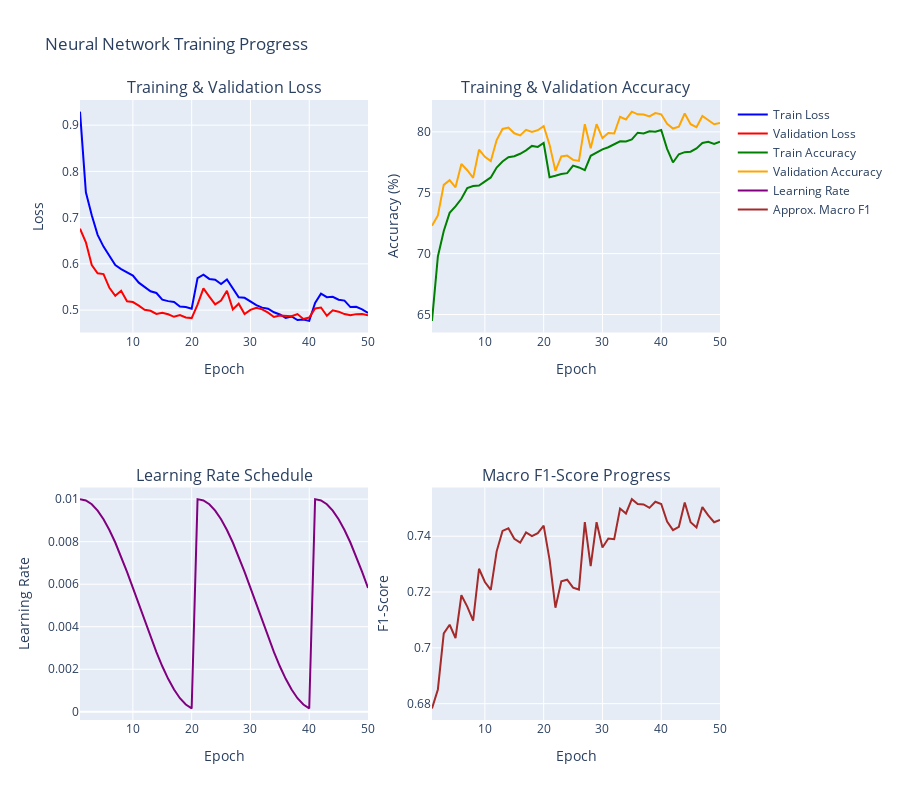

Write notebook code for a chart like this one.
### Code cell
# Plotly Visualizations

# 1. Training Progress Visualization (Loss and Learning Rate)
fig_training = make_subplots(
    rows=2, cols=2,
    subplot_titles=('Training & Validation Loss', 'Training & Validation Accuracy', 
                   'Learning Rate Schedule', 'Macro F1-Score Progress'),
    specs=[[{"secondary_y": False}, {"secondary_y": False}],
           [{"secondary_y": False}, {"secondary_y": False}]]
)

epochs = list(range(1, len(train_losses) + 1))

# Loss subplot
fig_training.add_trace(
    go.Scatter(x=epochs, y=train_losses, name='Train Loss', line=dict(color='blue')),
    row=1, col=1
)
fig_training.add_trace(
    go.Scatter(x=epochs, y=val_losses, name='Validation Loss', line=dict(color='red')),
    row=1, col=1
)

# Accuracy subplot
fig_training.add_trace(
    go.Scatter(x=epochs, y=train_accuracies, name='Train Accuracy', line=dict(color='green')),
    row=1, col=2
)
fig_training.add_trace(
    go.Scatter(x=epochs, y=val_accuracies, name='Validation Accuracy', line=dict(color='orange')),
    row=1, col=2
)

# Learning rate subplot
fig_training.add_trace(
    go.Scatter(x=epochs, y=learning_rates, name='Learning Rate', line=dict(color='purple')),
    row=2, col=1
)

# Calculate F1 scores for each epoch (approximation using validation accuracy as proxy)
f1_progress = [acc/100 * 0.8 + 0.1 for acc in val_accuracies]  # Approximate F1 from accuracy
fig_training.add_trace(
    go.Scatter(x=epochs, y=f1_progress, name='Approx. Macro F1', line=dict(color='brown')),
    row=2, col=2
)

fig_training.update_layout(
    title_text="Neural Network Training Progress",
    height=800,
    showlegend=True
)

fig_training.update_xaxes(title_text="Epoch", row=1, col=1)
fig_training.update_xaxes(title_text="Epoch", row=1, col=2)
fig_training.update_xaxes(title_text="Epoch", row=2, col=1)
fig_training.update_xaxes(title_text="Epoch", row=2, col=2)

fig_training.update_yaxes(title_text="Loss", row=1, col=1)
fig_training.update_yaxes(title_text="Accuracy (%)", row=1, col=2)
fig_training.update_yaxes(title_text="Learning Rate", row=2, col=1)
fig_training.update_yaxes(title_text="F1-Score", row=2, col=2)

fig_training.show()

print("Training progress visualization created!")

### Figure 1 — Plotly figure (JSON) as saved in the notebook; plotly's stock layout.template omitted (floating-point values rounded to 4 significant figures)
{"data": [{"line": {"color": "blue"}, "name": "Train Loss", "type": "scatter", "x": [1, 2, 3, 4, 5, 6, 7, 8, 9, 10, 11, 12, 13, 14, 15, 16, 17, 18, 19, 20, 21, 22, 23, 24, 25, 26, 27, 28, 29, 30, 31, 32, 33, 34, 35, 36, 37, 38, 39, 40, 41, 42, 43, 44, 45, 46, 47, 48, 49, 50], "xaxis": "x", "y": [0.9293, 0.7547, 0.7052, 0.6628, 0.6373, 0.6181, 0.5972, 0.5886, 0.5815, 0.5747, 0.5593, 0.55, 0.5408, 0.5369, 0.5224, 0.5194, 0.5176, 0.5077, 0.5068, 0.503, 0.5691, 0.5765, 0.5674, 0.5657, 0.5564, 0.5663, 0.5469, 0.5276, 0.5265, 0.5186, 0.5105, 0.5053, 0.5029, 0.4952, 0.4904, 0.4829, 0.4862, 0.4784, 0.4795, 0.4767, 0.5155, 0.5354, 0.5279, 0.5288, 0.5224, 0.5205, 0.5065, 0.5069, 0.5015, 0.4938], "yaxis": "y"}, {"line": {"color": "red"}, "name": "Validation Loss", "type": "scatter", "x": [1, 2, 3, 4, 5, 6, 7, 8, 9, 10, 11, 12, 13, 14, 15, 16, 17, 18, 19, 20, 21, 22, 23, 24, 25, 26, 27, 28, 29, 30, 31, 32, 33, 34, 35, 36, 37, 38, 39, 40, 41, 42, 43, 44, 45, 46, 47, 48, 49, 50], "xaxis": "x", "y": [0.6762, 0.6468, 0.5973, 0.5797, 0.578, 0.548, 0.531, 0.5418, 0.519, 0.5173, 0.5097, 0.5006, 0.4985, 0.4916, 0.4944, 0.4908, 0.4855, 0.4894, 0.4839, 0.4827, 0.5117, 0.5469, 0.5293, 0.5124, 0.5208, 0.5419, 0.5016, 0.5138, 0.4913, 0.5005, 0.5049, 0.5016, 0.4944, 0.485, 0.4881, 0.4869, 0.4865, 0.4913, 0.4809, 0.4838, 0.5036, 0.5055, 0.4876, 0.4997, 0.4966, 0.4913, 0.4887, 0.4912, 0.4914, 0.4888], "yaxis": "y"}, {"line": {"color": "green"}, "name": "Train Accuracy", "type": "scatter", "x": [1, 2, 3, 4, 5, 6, 7, 8, 9, 10, 11, 12, 13, 14, 15, 16, 17, 18, 19, 20, 21, 22, 23, 24, 25, 26, 27, 28, 29, 30, 31, 32, 33, 34, 35, 36, 37, 38, 39, 40, 41, 42, 43, 44, 45, 46, 47, 48, 49, 50], "xaxis": "x2", "y": [64.48, 69.77, 71.86, 73.35, 73.87, 74.5, 75.38, 75.55, 75.59, 75.91, 76.26, 77.07, 77.57, 77.91, 77.99, 78.2, 78.48, 78.85, 78.76, 79.09, 76.28, 76.39, 76.54, 76.61, 77.23, 77.08, 76.86, 78.03, 78.29, 78.57, 78.74, 78.97, 79.22, 79.21, 79.38, 79.93, 79.88, 80.05, 80.0, 80.15, 78.6, 77.49, 78.16, 78.33, 78.37, 78.64, 79.09, 79.18, 79.01, 79.19], "yaxis": "y2"}, {"line": {"color": "orange"}, "name": "Validation Accuracy", "type": "scatter", "x": [1, 2, 3, 4, 5, 6, 7, 8, 9, 10, 11, 12, 13, 14, 15, 16, 17, 18, 19, 20, 21, 22, 23, 24, 25, 26, 27, 28, 29, 30, 31, 32, 33, 34, 35, 36, 37, 38, 39, 40, 41, 42, 43, 44, 45, 46, 47, 48, 49, 50], "xaxis": "x2", "y": [72.29, 73.14, 75.64, 76.03, 75.44, 77.36, 76.85, 76.22, 78.54, 77.95, 77.59, 79.32, 80.24, 80.36, 79.88, 79.71, 80.17, 80, 80.14, 80.47, 78.95, 76.8, 77.98, 78.05, 77.69, 77.61, 80.63, 78.66, 80.63, 79.49, 79.9, 79.86, 81.24, 81.02, 81.66, 81.44, 81.42, 81.27, 81.54, 81.44, 80.66, 80.27, 80.42, 81.51, 80.63, 80.39, 81.31, 80.93, 80.63, 80.73], "yaxis": "y2"}, {"line": {"color": "purple"}, "name": "Learning Rate", "type": "scatter", "x": [1, 2, 3, 4, 5, 6, 7, 8, 9, 10, 11, 12, 13, 14, 15, 16, 17, 18, 19, 20, 21, 22, 23, 24, 25, 26, 27, 28, 29, 30, 31, 32, 33, 34, 35, 36, 37, 38, 39, 40, 41, 42, 43, 44, 45, 46, 47, 48, 49, 50], "xaxis": "x3", "y": [0.01, 0.009939, 0.009758, 0.00946, 0.009055, 0.00855, 0.00796, 0.007297, 0.00658, 0.005824, 0.00505, 0.004276, 0.00352, 0.002803, 0.00214, 0.00155, 0.001045, 0.0006395, 0.0003423, 0.0001609, 0.01, 0.009939, 0.009758, 0.00946, 0.009055, 0.00855, 0.00796, 0.007297, 0.00658, 0.005824, 0.00505, 0.004276, 0.00352, 0.002803, 0.00214, 0.00155, 0.001045, 0.0006395, 0.0003423, 0.0001609, 0.01, 0.009939, 0.009758, 0.00946, 0.009055, 0.00855, 0.00796, 0.007297, 0.00658, 0.005824], "yaxis": "y3"}, {"line": {"color": "brown"}, "name": "Approx. Macro F1", "type": "scatter", "x": [1, 2, 3, 4, 5, 6, 7, 8, 9, 10, 11, 12, 13, 14, 15, 16, 17, 18, 19, 20, 21, 22, 23, 24, 25, 26, 27, 28, 29, 30, 31, 32, 33, 34, 35, 36, 37, 38, 39, 40, 41, 42, 43, 44, 45, 46, 47, 48, 49, 50], "xaxis": "x4", "y": [0.6783, 0.6851, 0.7052, 0.7083, 0.7035, 0.7188, 0.7148, 0.7098, 0.7283, 0.7236, 0.7207, 0.7346, 0.7419, 0.7428, 0.7391, 0.7377, 0.7414, 0.74, 0.7411, 0.7438, 0.7316, 0.7144, 0.7239, 0.7244, 0.7216, 0.7209, 0.745, 0.7293, 0.745, 0.7359, 0.7392, 0.7389, 0.7499, 0.7481, 0.7533, 0.7515, 0.7514, 0.7502, 0.7523, 0.7515, 0.7453, 0.7422, 0.7434, 0.7521, 0.745, 0.7431, 0.7504, 0.7475, 0.745, 0.7458], "yaxis": "y4"}], "layout": {"annotations": [{"font": {"size": 16}, "showarrow": false, "text": "Training & Validation Loss", "x": 0.225, "xanchor": "center", "xref": "paper", "y": 1, "yanchor": "bottom", "yref": "paper"}, {"font": {"size": 16}, "showarrow": false, "text": "Training & Validation Accuracy", "x": 0.775, "xanchor": "center", "xref": "paper", "y": 1, "yanchor": "bottom", "yref": "paper"}, {"font": {"size": 16}, "showarrow": false, "text": "Learning Rate Schedule", "x": 0.225, "xanchor": "center", "xref": "paper", "y": 0.375, "yanchor": "bottom", "yref": "paper"}, {"font": {"size": 16}, "showarrow": false, "text": "Macro F1-Score Progress", "x": 0.775, "xanchor": "center", "xref": "paper", "y": 0.375, "yanchor": "bottom", "yref": "paper"}], "height": 800, "showlegend": true, "title": {"text": "Neural Network Training Progress"}, "xaxis": {"anchor": "y", "domain": [0, 0.45], "title": {"text": "Epoch"}}, "xaxis2": {"anchor": "y2", "domain": [0.55, 1], "title": {"text": "Epoch"}}, "xaxis3": {"anchor": "y3", "domain": [0, 0.45], "title": {"text": "Epoch"}}, "xaxis4": {"anchor": "y4", "domain": [0.55, 1], "title": {"text": "Epoch"}}, "yaxis": {"anchor": "x", "domain": [0.625, 1], "title": {"text": "Loss"}}, "yaxis2": {"anchor": "x2", "domain": [0.625, 1], "title": {"text": "Accuracy (%)"}}, "yaxis3": {"anchor": "x3", "domain": [0, 0.375], "title": {"text": "Learning Rate"}}, "yaxis4": {"anchor": "x4", "domain": [0, 0.375], "title": {"text": "F1-Score"}}}}
